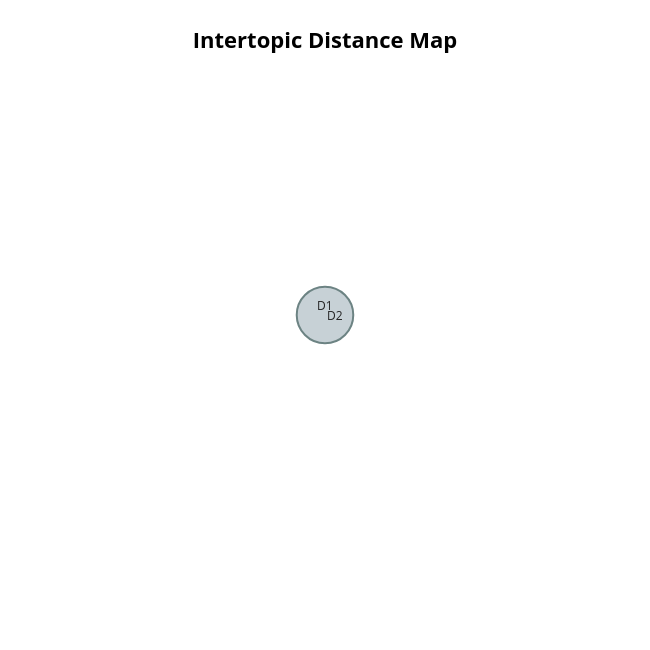

Source (notebook cell):
### Code cell
topic_model.visualize_topics(topics=[2])

### Figure 1 — Plotly figure (JSON) as saved in the notebook; plotly's stock layout.template omitted (floating-point values rounded to 4 significant figures)
{"data": [{"customdata": [[2, "Infectious disease modeling", 41]], "hovertemplate": "<b>Topic %{customdata[0]}</b><br>%{customdata[1]}<br>Size: %{customdata[2]}", "legendgroup": "", "marker": {"color": "#B0BEC5", "line": {"color": "DarkSlateGrey", "width": 2}, "size": [41], "sizemode": "area", "sizeref": 0.02562, "symbol": "circle"}, "mode": "markers", "name": "", "orientation": "v", "showlegend": false, "type": "scatter", "x": [0.0], "xaxis": "x", "y": [0.0], "yaxis": "y"}], "layout": {"annotations": [{"showarrow": false, "text": "D1", "x": 0, "y": 0, "yshift": 10}, {"showarrow": false, "text": "D2", "x": 0, "xshift": 10, "y": 0}], "height": 650, "hoverlabel": {"bgcolor": "white", "font": {"family": "Rockwell", "size": 16}}, "legend": {"itemsizing": "constant", "tracegroupgap": 0}, "margin": {"t": 60}, "shapes": [{"line": {"color": "#CFD8DC", "width": 2}, "type": "line", "x0": 0, "x1": 0, "y0": 0, "y1": 0}, {"line": {"color": "#9E9E9E", "width": 2}, "type": "line", "x0": 0, "x1": 0, "y0": 0, "y1": 0}], "sliders": [{"active": 0, "pad": {"t": 50}, "steps": [{"args": [{"marker.color": [["red"]]}], "label": "Topic 2", "method": "update"}]}], "title": {"font": {"color": "Black", "size": 22}, "text": "<b>Intertopic Distance Map</b>", "x": 0.5, "xanchor": "center", "y": 0.95, "yanchor": "top"}, "width": 650, "xaxis": {"anchor": "y", "domain": [0, 1], "range": [0, 0], "title": {"text": ""}, "visible": false}, "yaxis": {"anchor": "x", "domain": [0, 1], "range": [0, 0], "title": {"text": ""}, "visible": false}}}
